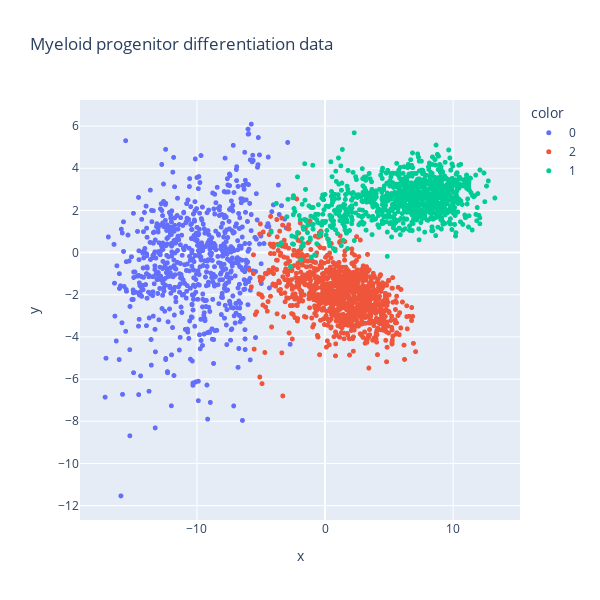

Here is the notebook cell this chart was saved with:
### Markdown cell above
### Plot cells in $Q$ component space

### Code cell
adata.obsm["X_Q"] = adata.X @ vecs[:, :3].numpy()  # project into component space

fig = px.scatter(
    x=adata.obsm["X_Q"][:, 0],
    y=adata.obsm["X_Q"][:, 1],
    color=adata.obs["cell_type"],
    title="Myeloid progenitor differentiation data",
    width=600,
    height=600,
)
fig.update_traces(marker=dict(size=5))
fig.show()

### Figure 1 — Plotly figure (JSON) as saved in the notebook; plotly's stock layout.template omitted (floating-point values rounded to 4 significant figures; data arrays with more than 128 entries replaced by an {"elided": "..."} marker saying what was removed)
{"data": [{"hovertemplate": "color=0<br>x=%{x}<br>y=%{y}<extra></extra>", "legendgroup": "0", "marker": {"color": "#636efa", "size": 5, "symbol": "circle"}, "mode": "markers", "name": "0", "showlegend": true, "type": "scattergl", "x": {"elided": "700 float values"}, "xaxis": "x", "y": {"elided": "700 float values"}, "yaxis": "y"}, {"hovertemplate": "color=2<br>x=%{x}<br>y=%{y}<extra></extra>", "legendgroup": "2", "marker": {"color": "#EF553B", "size": 5, "symbol": "circle"}, "mode": "markers", "name": "2", "showlegend": true, "type": "scattergl", "x": {"elided": "1072 float values"}, "xaxis": "x", "y": {"elided": "1072 float values"}, "yaxis": "y"}, {"hovertemplate": "color=1<br>x=%{x}<br>y=%{y}<extra></extra>", "legendgroup": "1", "marker": {"color": "#00cc96", "size": 5, "symbol": "circle"}, "mode": "markers", "name": "1", "showlegend": true, "type": "scattergl", "x": {"elided": "958 float values"}, "xaxis": "x", "y": {"elided": "958 float values"}, "yaxis": "y"}], "layout": {"height": 600, "legend": {"title": {"text": "color"}, "tracegroupgap": 0}, "title": {"text": "Myeloid progenitor differentiation data"}, "width": 600, "xaxis": {"anchor": "y", "domain": [0, 1], "title": {"text": "x"}}, "yaxis": {"anchor": "x", "domain": [0, 1], "title": {"text": "y"}}}}
